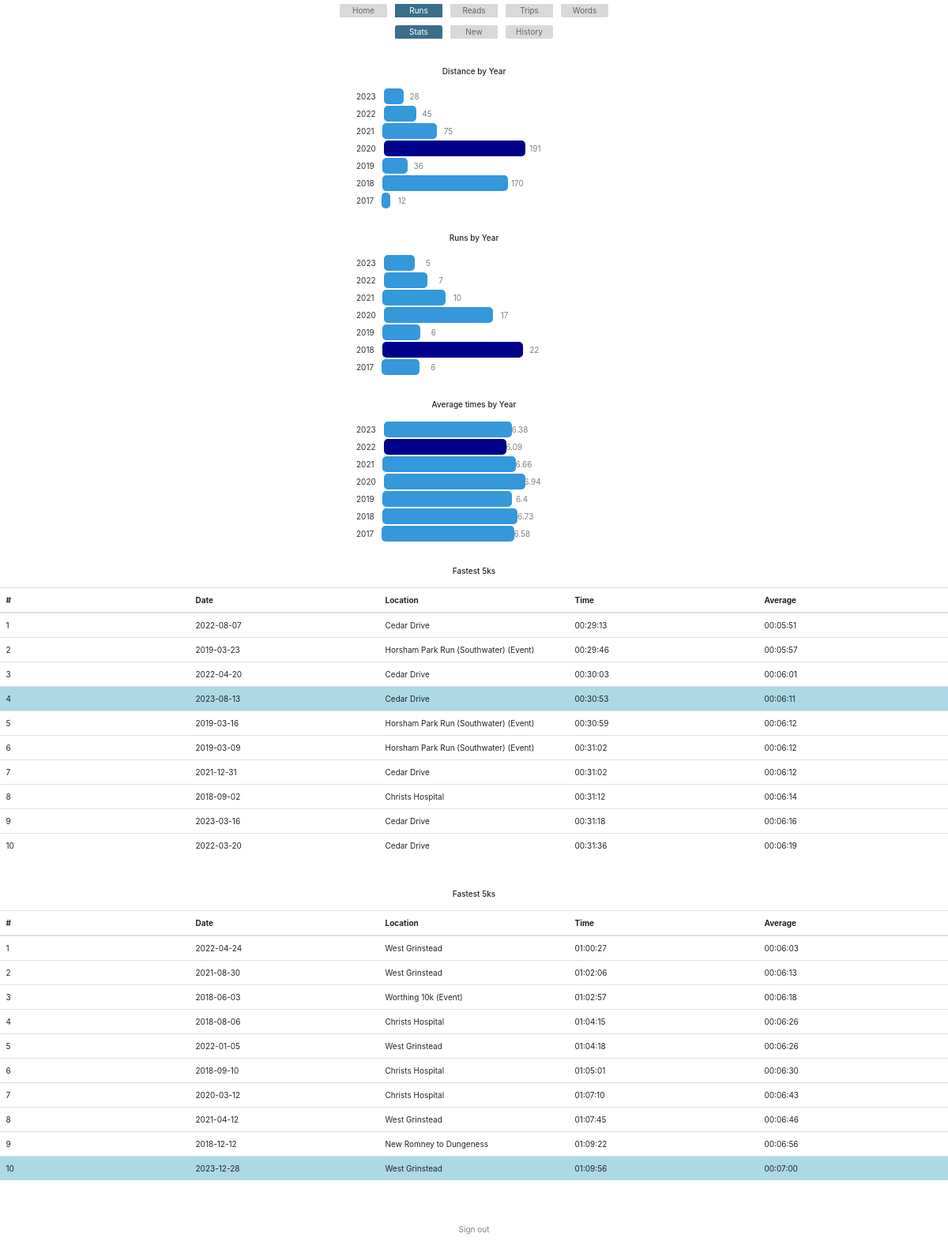
Page /runs/stats (signed in) on the committed database.
### app.py (models this page shows)
class Runs(db.Model):
    id = db.Column(db.Integer, primary_key=True)
    date = db.Column(db.String(20))
    time = db.Column(db.String(20))
    distance = db.Column(db.Integer)
    location = db.Column(db.String(50))
    date_added = db.Column(db.String(20))
    average_time_per_km = db.Column(db.String(50))

### app.py (the view)
@app.route('/runs/stats', methods=['GET', 'POST'])
@login_required
def runs_stats():
    runs = Runs.query.all()
    years_array = [run.date.split('-')[0] for run in runs]
    years_of_runs = f.group_and_rank(years_array,"FALSE", 1000)
    ave_array = [run.average_time_per_km for run in runs]
    ave_times_per_year = f.group_with_agg(years_array, ave_array, 100, "ave", "time", "lowest")
    distance_array = [run.distance for run in runs]
    total_distance_per_year_data = f.group_with_agg(years_array, distance_array, 100, "sum", "whole")
    list_5k = [run for run in runs if run.distance == 5]
    sorted_list_5k = sorted(list_5k, key=lambda x: x.time)[:10]
    latest = max(sorted_list_5k, key=lambda x: x.date)
    for run in sorted_list_5k:
        if run.date == latest.date:
            run.is_latest = "bar_Low"
        else:
            run.is_latest = "bar_None"
    list_10k = [run for run in runs if run.distance == 10]
    sorted_list_10k = sorted(list_10k, key=lambda x: x.time)[:10]
    latest = max(sorted_list_10k, key=lambda x: x.date)
    for run in sorted_list_10k:
        if run.date == latest.date:
            run.is_latest = "bar_Low"
        else:
            run.is_latest = "bar_None"
    return render_template('runs_stats.html',total_distance_per_year_data=total_distance_per_year_data,years_of_runs=years_of_runs,ave_times_per_year=ave_times_per_year,sorted_list_5k=sorted_list_5k,sorted_list_10k=sorted_list_10k)

### app.py (called while the page is built)
@login_manager.user_loader
def load_user(user_id):
    return User.query.get(int(user_id))

@app.before_request
def before_request():
    if not current_user.is_authenticated and request.endpoint not in ['login', 'static']:
        return redirect(url_for('login'))

### functions.py (called while the page is built)
def group_and_rank(categories, sort_by_count, top_number, highlight="highest"):
    category_counts = {}
    for category in categories:
        if category in category_counts:
            category_counts[category] += 1
        else:
            category_counts[category] = 1
    if sort_by_count == "TRUE":
        aggregated_array = sorted(list(category_counts.items()), key=lambda item: item[1], reverse=True)[:top_number]
    elif sort_by_count == "FALSE":
        aggregated_array = list(category_counts.items())
        aggregated_array = sorted(aggregated_array, key=lambda item: item[0], reverse=True)[:top_number]
    ranked_array = create_weights(aggregated_array, highlight)
    return ranked_array

def convert_time_to_float(time):
    total_seconds = time.total_seconds()
    total_minutes = total_seconds / 60
    return round(total_minutes, 2)  # rounding to 2 decimal places

def create_weights(data, highlight):
    max_val = max(val[1] for val in data)
    min_val = min(val[1] for val in data)
    weighted_data = []
    category = ""
    scale = 0.6
    for row in data:
        proportion = int((row[1]/max_val)*100)*scale
        if proportion == 100*scale:
            if highlight == "highest":
                category = "bar_High"
            else:
                category = "bar_Med"
        elif row[1] == min_val:
            if highlight == "lowest":
                category = "bar_High"
            else:
                category = "bar_Med"
        else:
             category = "bar_Med"
        weighted_row = [row[0], row[1], proportion, category]  # Include both original and proportion
        weighted_data.append(weighted_row)
    return weighted_data

### templates/runs_stats.html (shortened to what this page needs)
{% extends 'base.html' %}
{% block content %}
{% include 'base_runs.html' %}
<br/><br/>
    <h6 class="center">Distance by Year</h6>
    <br/>
    <div class="chart center">
        {% for year_values in total_distance_per_year_data %}
            <div class="bar-container">
                <div class="small-label">{{year_values[0]}}</div>
                <div class="bar {{year_values[3]}}" style="width: {{year_values[2]}}%">
                    <div class="value">{{year_values[1]}}</div>
                </div>
            </div>
        {% endfor %}
    </div>
    <br/><br/>
    <h6 class="center">Runs by Year</h6>
    <br/>
    <div class="chart center">
        {% for year_runs in years_of_runs %}
            <div class="bar-container">
                <div class="small-label">{{year_runs[0]}}</div>
                <div class="bar {{year_runs[3]}}" style="width: {{year_runs[2]}}%">
                    <div class="value">{{year_runs[1]}}</div>
                </div>
            </div>
        {% endfor %}
    </div>
    <br/><br/>
    <h6 class="center">Average times by Year</h6>
    <br/>
    <div class="chart center">
        {% for year_ave in ave_times_per_year %}
            <div class="bar-container">
                <div class="small-label">{{year_ave[0]}}</div>
                <div class="bar {{year_ave[3]}}" style="width: {{year_ave[2]}}%">
                    <div class="value">{{year_ave[1]}}</div>
                </div>
            </div>
        {% endfor %}
        </div>
    </div>
    <br/><br/>
    <h6 class="center">Fastest 5ks</h6>
    <br/>
        <table class="table override_table">
            <thead>
                <tr>
                    <th>#</th>
                    <th>Date</th>
                    <th>Location</th>
                    <th>Time</th>
                    <th>Average</th>
                </tr>
            </thead>
            <tbody>
                {% for runs in sorted_list_5k %}
                    <tr class="{{runs.is_latest}}">
                        <td>{{ loop.index }}</td>
                        <td>{{ runs.date }}</td>
                        <td>{{ runs.location }}</td>
                        <td>{{ runs.time }}</td>
                        <td>{{ runs.average_time_per_km }}</td>
                    </tr>
                {% endfor %}
            </tbody>
        </table>
        <br/><br/>
        <h6 class="center">Fastest 5ks</h6>
        <br/>
            <table class="table override_table">
                <thead>
                    <tr>
                        <th>#</th>
                        <th>Date</th>
                        <th>Location</th>
                        <th>Time</th>
                        <th>Average</th>
                    </tr>
                </thead>
                <tbody>
                    {% for runs in sorted_list_10k %}
                        <tr class="{{runs.is_latest}}">
                            <td>{{ loop.index }}</td>
                            <td>{{ runs.date }}</td>
                            <td>{{ runs.location }}</td>
                            <td>{{ runs.time }}</td>
                            <td>{{ runs.average_time_per_km }}</td>
                        </tr>
                    {% endfor %}
                </tbody>
            </table>
{% endblock %}

### templates/base.html (shortened to what this page needs)
<!DOCTYPE html>
<html lang="en">
<head>
    <link rel="stylesheet" href="{{ url_for('static', filename='bootstrap.min.css') }}">
    <link rel="stylesheet" href="{{ url_for('static', filename='my_override_style.css') }}">
</head>
<body>
    <div class="d-flex justify-content-center">
        <nav>
        <ul class="list-group d-flex flex-row">
            <li class="m-2 list-group-item {% if request.endpoint == 'index' %}active{% endif %}"><a href="{{ url_for('index') }}">Home</a></li>
            <li class="m-2 list-group-item {% if 'runs' in request.endpoint %}active{% endif %}"><a href="{{ url_for('runs_stats') }}">Runs</a></li>
            <li class="m-2 list-group-item {% if 'reads' in request.endpoint %}active{% endif %}"><a href="{{ url_for('reads_stats') }}">Reads</a></li>
            <li class="m-2 list-group-item {% if 'trips' in request.endpoint %}active{% endif %}"><a href="{{ url_for('trips_stats') }}">Trips</a></li>
            <li class="m-2 list-group-item {% if 'words' in request.endpoint %}active{% endif %}"><a href="{{ url_for('words_stats') }}">Words</a></li>
        </ul>
        </nav>
    </div>
    <div>
        {% block content %}{% endblock %}
    <br/>
    <br/>
    <br/>
    <a class="center" href="{{ url_for('logout') }}">Sign out</a>
    <br/>
    <br/>
    <br/>
</body>
</html>

### templates/base_runs.html
<div class="d-flex justify-content-center">
    <ul class="list-group d-flex flex-row">
        <li class="list-group-item m-2 {% if 'stats' in request.endpoint %}active{% endif %}"><a href="{{ url_for('runs_stats') }}">Stats</a></li>
        <li class="list-group-item m-2 {% if 'new' in request.endpoint %}active{% endif %}"><a href="{{ url_for('runs_new') }}">New</a></li>
        <li class="list-group-item m-2 {% if 'history' in request.endpoint %}active{% endif %}"><a href="{{ url_for('runs_history') }}">History</a></li>
    </ul>
</div>

### static/my_override_style.css (style rules this page uses)
* { font-size: 6pt; }
@media screen and (min-width: 1000px) { * { font-size: 10px; } }
@media screen and (min-width: 1000px) { .list-group-item { padding: 0; } }
.center { text-align: center; margin: auto; }
a.center { display: block; color: grey; }
.override_table { table-layout: fixed; }
.trips_stats_table th, td { width: 16.7%; }
ul { list-style: none; }
li { width: 60px; text-align: center; }
.list-group-item.active { background-color: #3A6E8A; color: white; border-color: #3A6E8A; }
.list-group-item.active a { background-color: #3A6E8A; color: white; border-color: #3A6E8A; }
.list-group-item { background-color: #D9D9D9; color: #666666; border-color: #D9D9D9; }
.list-group-item a { background-color: #D9D9D9; color: #666666; border-color: #D9D9D9; }
.chart { width: 300px; background-color: #fff; }
.bar-container { display: flex; align-items: center; padding: 1px; min-width: 200px; }
.bar { height: 20px; border-radius: 5px; position: relative; }
.bar::before { content: attr(data-label); position: absolute; left: 10px; top: 50%; transform: translateY(-50%); color: #333; }
.value { position: absolute; right: -20px; top: 50%; transform: translateY(-50%); color: gray; }
.small-label { text-align: centre; font-size: 10px; color: #333; margin-right: 10px; min-width: 20px; }
.bar_High { background-color: darkblue; }
.bar_Med { background-color: #3498db; }
.bar_Low { background-color: lightblue; }
.bar_None { background-color: white; }
td { vertical-align: middle; }

### rows in the picture
Runs: date "2022-08-07", location "Cedar Drive", time "00:29:13", average_time_per_km "00:05:51"
Runs: date "2019-03-23", location "Horsham Park Run (Southwater) (Event)", time "00:29:46", average_time_per_km "00:05:57"
Runs: date "2022-04-20", location "Cedar Drive", time "00:30:03", average_time_per_km "00:06:01"
Runs: date "2023-08-13", location "Cedar Drive", time "00:30:53", average_time_per_km "00:06:11"
Runs: date "2019-03-16", location "Horsham Park Run (Southwater) (Event)", time "00:30:59", average_time_per_km "00:06:12"
Runs: date "2019-03-09", location "Horsham Park Run (Southwater) (Event)", time "00:31:02", average_time_per_km "00:06:12"
Runs: date "2021-12-31", location "Cedar Drive", time "00:31:02", average_time_per_km "00:06:12"
Runs: date "2018-09-02", location "Christs Hospital", time "00:31:12", average_time_per_km "00:06:14"
Runs: date "2023-03-16", location "Cedar Drive", time "00:31:18", average_time_per_km "00:06:16"
Runs: date "2022-03-20", location "Cedar Drive", time "00:31:36", average_time_per_km "00:06:19"
Runs: date "2022-04-24", location "West Grinstead", time "01:00:27", average_time_per_km "00:06:03"
Runs: date "2021-08-30", location "West Grinstead", time "01:02:06", average_time_per_km "00:06:13"
Runs: date "2018-06-03", location "Worthing 10k (Event)", time "01:02:57", average_time_per_km "00:06:18"
Runs: date "2018-08-06", location "Christs Hospital", time "01:04:15", average_time_per_km "00:06:26"
Runs: date "2022-01-05", location "West Grinstead", time "01:04:18", average_time_per_km "00:06:26"
Runs: date "2018-09-10", location "Christs Hospital", time "01:05:01", average_time_per_km "00:06:30"
Runs: date "2020-03-12", location "Christs Hospital", time "01:07:10", average_time_per_km "00:06:43"
Runs: date "2021-04-12", location "West Grinstead", time "01:07:45", average_time_per_km "00:06:46"
Runs: date "2018-12-12", location "New Romney to Dungeness", time "01:09:22", average_time_per_km "00:06:56"
Runs: date "2023-12-28", location "West Grinstead", time "01:09:56", average_time_per_km "00:07:00"

### other values in the picture
{{ year_values[0] }} "2023" "2022" "2021" "2020" "2019" "2018" "2017"
{{ year_values[1] }} "28" "45" "75" "191" "36" "170" "12"
{{ year_runs[0] }} "2023" "2022" "2021" "2020" "2019" "2018" "2017"
{{ year_runs[1] }} "5" "7" "10" "17" "6" "22" "6"
{{ year_ave[0] }} "2023" "2022" "2021" "2020" "2019" "2018" "2017"
{{ year_ave[1] }} "6.38" "6.09" "6.66" "6.94" "6.4" "6.73" "6.58"
